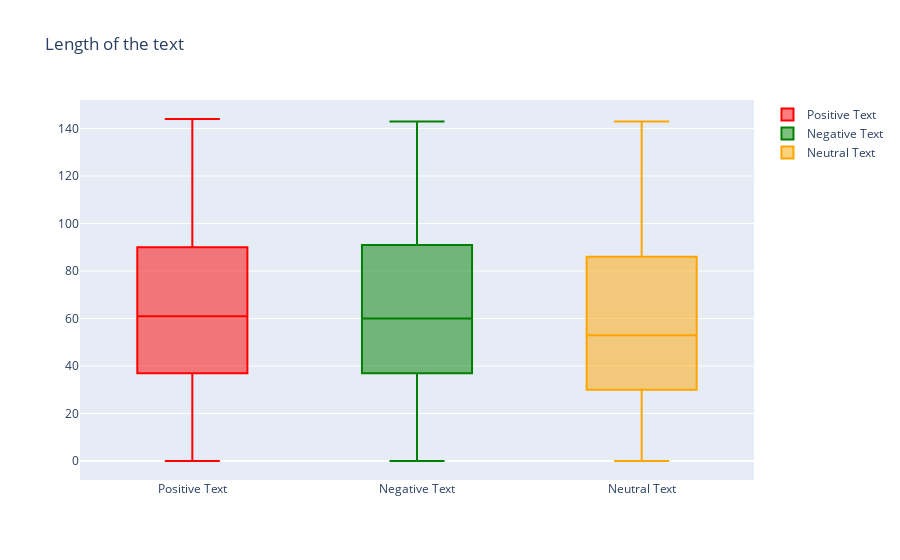

The code cell stored with this chart in its notebook:
### Markdown cell above
Let's see a more consolidated comparison of the relationship of text lengths with sentiment of the text.

### Code cell
trace0 = go.Box(
    y=pos['text_len'],
    name = 'Positive Text',
    marker = dict(
        color = 'red',
    )
)

trace1 = go.Box(
    y=neg['text_len'],
    name = 'Negative Text',
    marker = dict(
        color = 'green',
    )
)

trace2 = go.Box(
    y=neutral['text_len'],
    name = 'Neutral Text',
    marker = dict(
        color = 'orange',
    )
)
data = [trace0, trace1, trace2]
layout = go.Layout(
    title = "Length of the text"
)

fig = go.Figure(data=data,layout=layout)
iplot(fig, filename = "Length of the text of different polarities")

### Figure 1 — Plotly figure (JSON) as saved in the notebook; plotly's stock layout.template omitted (floating-point values rounded to 4 significant figures; data arrays with more than 128 entries replaced by an {"elided": "..."} marker saying what was removed)
{"data": [{"marker": {"color": "red"}, "name": "Positive Text", "type": "box", "y": {"elided": "8582 int values"}}, {"marker": {"color": "green"}, "name": "Negative Text", "type": "box", "y": {"elided": "7786 int values"}}, {"marker": {"color": "orange"}, "name": "Neutral Text", "type": "box", "y": {"elided": "11117 int values"}}], "layout": {"title": {"text": "Length of the text"}}}
